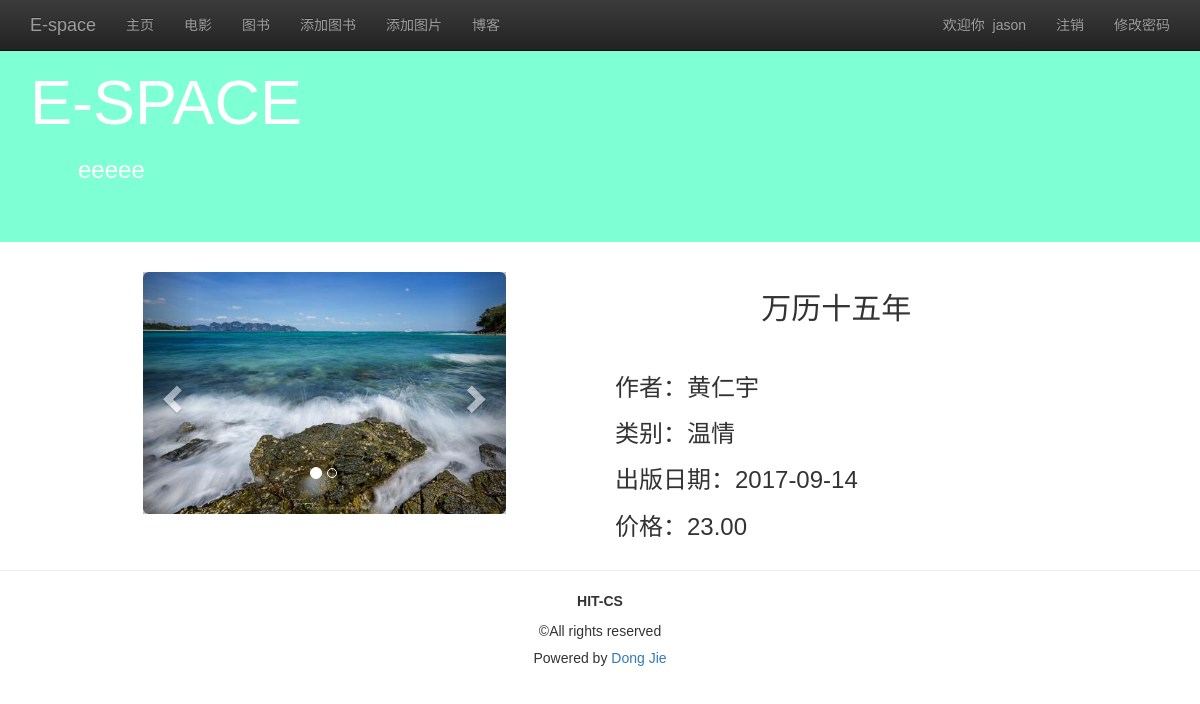
Page /view_book/detail/?id=2 (signed in) on the committed database.
### blog/models.py (models this page shows, shortened)
class MyUser(models.Model):
    user = models.OneToOneField(User)
    nickname = models.CharField(max_length=16)
    permission = models.IntegerField(default=1)

class Img(models.Model):
    name = models.CharField(max_length=128)
    description = models.TextField()
    img = models.ImageField(upload_to='image/%Y/%m/%d/')
    book = models.ForeignKey(Book)
    class META:
        ordering = ['name']

class Book(models.Model):
    name = models.CharField(max_length=128)
    price = models.FloatField()
    author = models.CharField(max_length=128)
    publish_date = models.DateField()
    category = models.CharField(max_length=128)
    class META:
        ordering = ['name']

### blog/views.py (the view)
# urls.py: url(r'^view_book/detail/$', detail, name='detail'),
def detail(request):
    user = request.user if request.user.is_authenticated() else None
    book_id = request.GET.get('id', '')
    if book_id == '':
        return HttpResponseRedirect(reverse('view_book_list'))
    try:
        book = Book.objects.get(pk=book_id)
    except Book.DoesNotExist:
        return HttpResponseRedirect(reverse('view_book_list'))
    content = {
        'user': user,
        'active_menu': 'view_book',
        'book': book,
    }
    return render(request, 'detail.html', content)

### template/detail.html (shortened to what this page needs)
{% extends "blog_list.html" %}
{% load staticfiles %}
{% block content %}
    <div class="container">
        <div class="row">
            <div class="col-md-10 col-md-offset-1">
                <div class="col-md-5">
                    {% if book.img_set.all %}
                        <div id="carousel-generic" class="carousel slide" data-ride="carousel">
                            <ol class="carousel-indicators">
                                {% for img in book.img_set.all %}
                                    <li data-target="#carousel-generic" data-slide-to="{{ forloop.counter0 }}"
                                        {% if forloop.first %}class="active"{% endif %}></li>
                                {% endfor %}
                            </ol>
                            <div class="carousel-inner" role="listbox">
                                {% for img in book.img_set.all %}
                                    <div {% if forloop.first %}class="item active"{% else %}class="item"{% endif %}>
                                        <img class="img-rounded" src="{% url 'media' img.img %}">
                                    </div>
                                {% endfor %}
                            </div>
                            <a class="left carousel-control" href="#carousel-generic" role="button" data-slide="prev">
                                <span class="glyphicon glyphicon-chevron-left"></span>
                            </a>
                            <a class="right carousel-control" href="#carousel-generic" role="button" data-slide="next">
                                <span class="glyphicon glyphicon-chevron-right"></span>
                            </a>
                        </div>
                    {% else %}
                        <p class="text-center">暂无图片</p>
                    {% endif %}
                </div>
                <div class="col-md-6 col-md-offset-1">
                    <h2 class="text-center">{{ book.name }}</h2>
                    <br>
                    <h3>作者：{{ book.author }}</h3>
                    <h3>类别：{{ book.category }}</h3>
                    <h3>出版日期：{{ book.publish_date|date:"Y-m-d" }}</h3>
                    <h3>价格：{{ book.price|floatformat:2 }}</h3>
                </div>
            </div>
        </div>
    </div>
{% endblock %}

### template/blog_list.html (shortened to what this page needs)
<!DOCTYPE html>
{% load staticfiles %}
<html lang="zh">
<head>
    <link rel="stylesheet" href="//maxcdn.bootstrapcdn.com/bootstrap/3.2.0/css/bootstrap.min.css">
    <link rel="stylesheet" href="//maxcdn.bootstrapcdn.com/bootstrap/3.2.0/css/bootstrap-theme.min.css">
    <link rel="stylesheet" href="{% static 'css/blog.css' %}">
</head>
<body>
<nav class="navbar navbar-inverse navbar-fixed-top" role="navigation">
    <div class="container">
        <div class="navbar-header">
            <a href="{% url 'homepage' %}" class="navbar-brand">E-space</a>
        </div>
        <div class="collapse navbar-collapse" id="navbar-collapse-basepage">
            <ul class="nav navbar-nav">
                <li id="homepage"><a href="{% url 'homepage' %}">主页</a></li>
                <li id="add_book"><a href="{% url 'movie' %}">电影</a></li>
                <li id="add_img"><a href="{% url 'view_book_list' %}">图书</a></li>
                {% if user.myuser.permission > 1 %}
                    <li id="add_book"><a href="{% url 'add_book' %}">添加图书</a></li>
                    <li id="add_img"><a href="{% url 'add_img' %}">添加图片</a></li>
                {% endif %}
                <li id="view_blog_list"><a href="{% url 'view_blog_list' %}">博客</a></li>
            </ul>
            <ul class="nav navbar-nav navbar-right">
                {% if user %}
                    <li><p class="navbar-text">欢迎你&nbsp;&nbsp;<span id="base_name">{{ user.myuser.nickname }}</span></p>
                    </li>
                    <li><a href="{% url 'logout' %}">注销</a></li>
                    <li><a href="{% url 'set_password' %}">修改密码</a></li>
                {% else %}
                    <li><a href="{% url 'signup' %}">注册</a></li>
                    <li><a href="{% url 'login' %}">登录</a></li>
                {% endif %}
            </ul>
        </div>
    </div>
</nav>
<header class="jumbotron subhead" id="header-base">
    <div class="container">
        <h1>E-SPACE</h1>
        <h3>&emsp;&emsp;eeeee</h3>
    </div>
</header>
{% block content %}{% endblock %}
<footer class="footer" role="contentinfo">
    <hr>
    <div class="container">
        <p class="text-center"><strong>HIT-CS</strong></p>
        <p class="text-center">©All rights reserved</p>
        <h5 class="text-center"> Powered by&nbsp;<a href="http://jasondj.com/">Dong Jie</a></h5>
    </div>
</footer>
</body>
</html>

### static/css/blog.css (style rules this page uses)
body { font-family: Verdana, sans-serif; }
#header-base { background-color: #7fffd4; color: #fff; }

### rows in the picture
Img: img (picture)
Book: name "万历十五年", author "黄仁宇", category "温情", publish_date "2017-09-14", price "23.00"

### other values in the picture
{{ user.myuser.nickname }} "jason"
